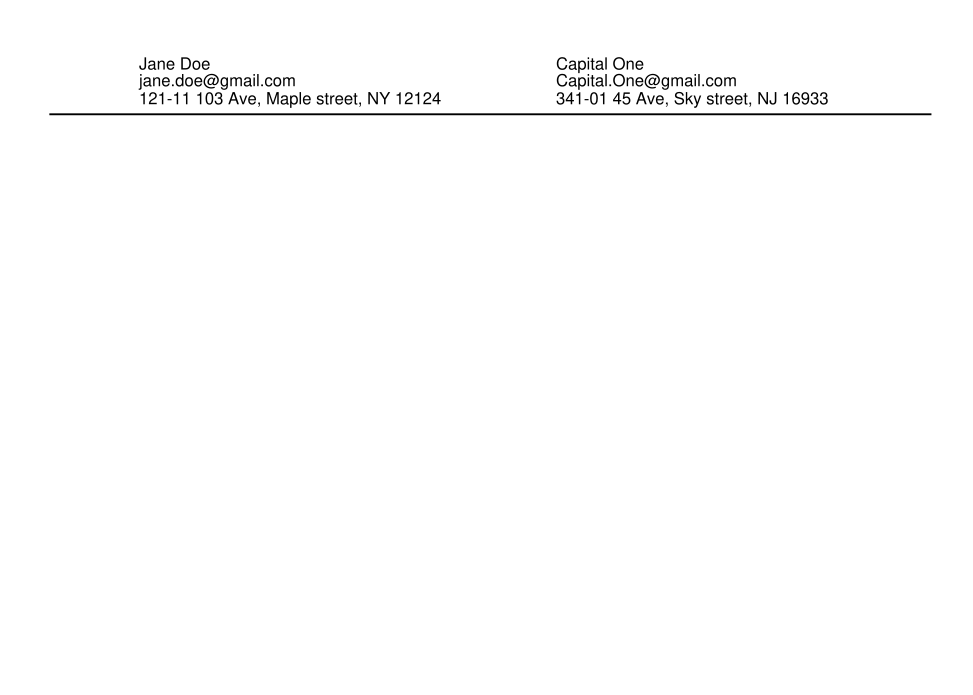

Write Python code to recreate this figure.
from reportlab.pdfgen import canvas
from reportlab.lib.units import inch

pdf = canvas.Canvas("CD_Header.pdf")
pdf.setTitle('CD Header')
pdf.setPageSize((700, 500))

pdf.setFont("Helvetica", 12)
pdf.drawString(100, 450, 'Jane Doe')
pdf.drawString(100, 438, 'jane.doe@gmail.com')
pdf.drawString(100, 425, '121-11 103 Ave, Maple street, NY 12124')

pdf.drawString(400, 450, 'Capital One')
pdf.drawString(400, 438, 'Capital.One@gmail.com')
pdf.drawString(400, 425, '341-01 45 Ave, Sky street, NJ 16933')

# pdf.translate(600, 690)
pdf.rect(.5*inch,5.8*inch,8.8*inch,.005*inch, fill=1)

pdf.save()
